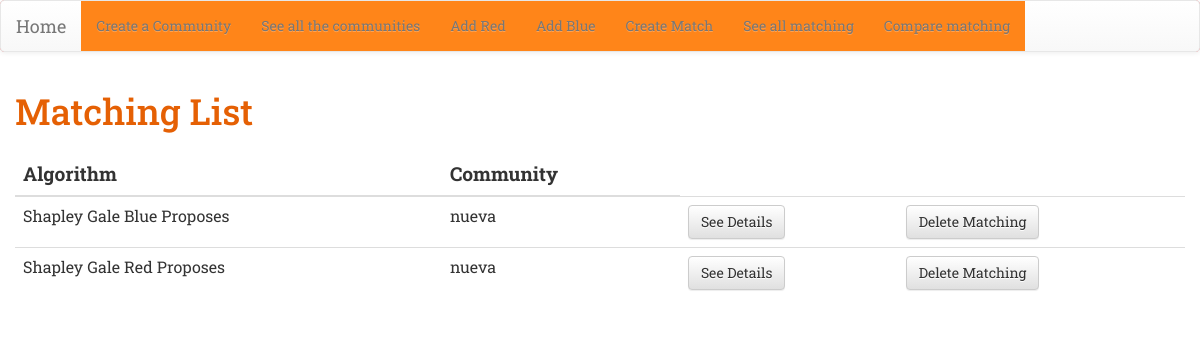
Before: /matching_list/ with the older database file.
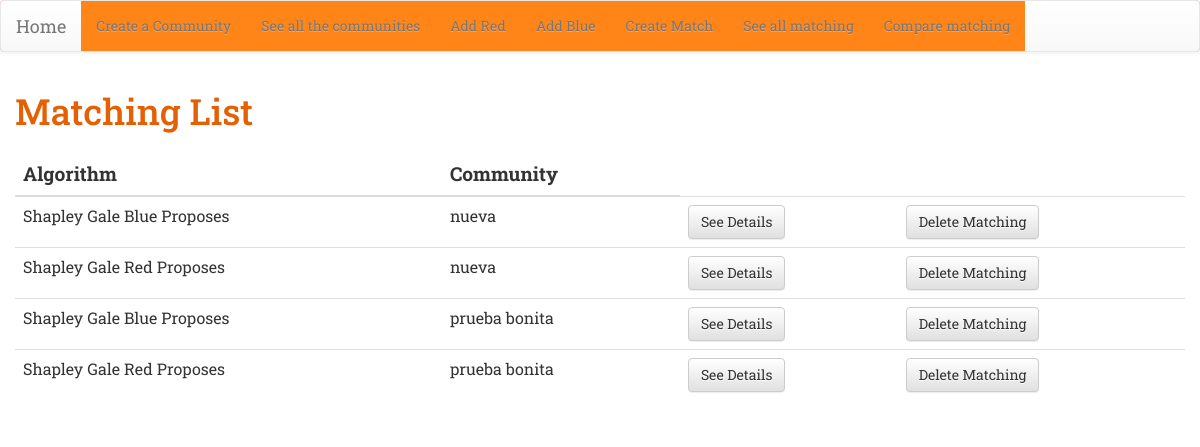
After: the same page with the newer database file.
### match/models.py (models this page shows)
class Matching(models.Model):
    community = models.ForeignKey('Community', on_delete=models.CASCADE)
    SG_BLUE_PROPOSE = 'Shapley Gale Blue Proposes'
    SG_RED_PROPOSE = 'Shapley Gale Red Proposes'
    ALGORITHM_CHOICES = (
        (SG_BLUE_PROPOSE, 'Shapley Gale Blue Proposes'),
        (SG_RED_PROPOSE, 'Shapley Gale Red Proposes'),
    )
    algorithm = models.CharField(max_length=50,
    choices=ALGORITHM_CHOICES,
    default=SG_BLUE_PROPOSE
    )
    class Meta:
        unique_together = (("community", "algorithm"),)

class Community(models.Model):
    name = models.CharField(max_length=20, unique = True)
    number_couples = models.PositiveIntegerField()
    def __str__(self):
        return self.name

### match/views.py (the view)
# urls.py: path('matching_list/', views.matching_list, name='matching_list'),
def matching_list(request):
    matching = Matching.objects.all()
    return render(request, 'match/matching_list.html', {'matching': matching})

### match/templates/match/matching_list.html
{% extends 'match/base.html' %}
{% block content %}
<h1>Matching List</h1>
<div class='table-container'>
<table class="table table-hover">
  <thead>
    <tr>
      <th class ="col-title" scope="col">Algorithm</th>
      <th class ="col-title" scope="col">Community</th>
    </tr>
  </thead>
  <tbody>
    {% for match in matching %}
    <tr>
      <td> {{match.algorithm }} </td>
      <td>{{match.community}}</td>
      <td><a class="btn btn-default" href="{% url 'matching_details' match.pk%}" ><span> See Details </span></a></td>
      <td><a class="btn btn-default" href="{% url 'matching_delete' match.pk%}" >Delete Matching</a></td>
    </tr>
    {% endfor %}
  </tbody>
</table>
</div>
{% endblock %}

Changed rows visible on the page:
added Matching: algorithm "Shapley Gale Blue Proposes", community "prueba bonita"
added Matching: algorithm "Shapley Gale Red Proposes", community "prueba bonita"
